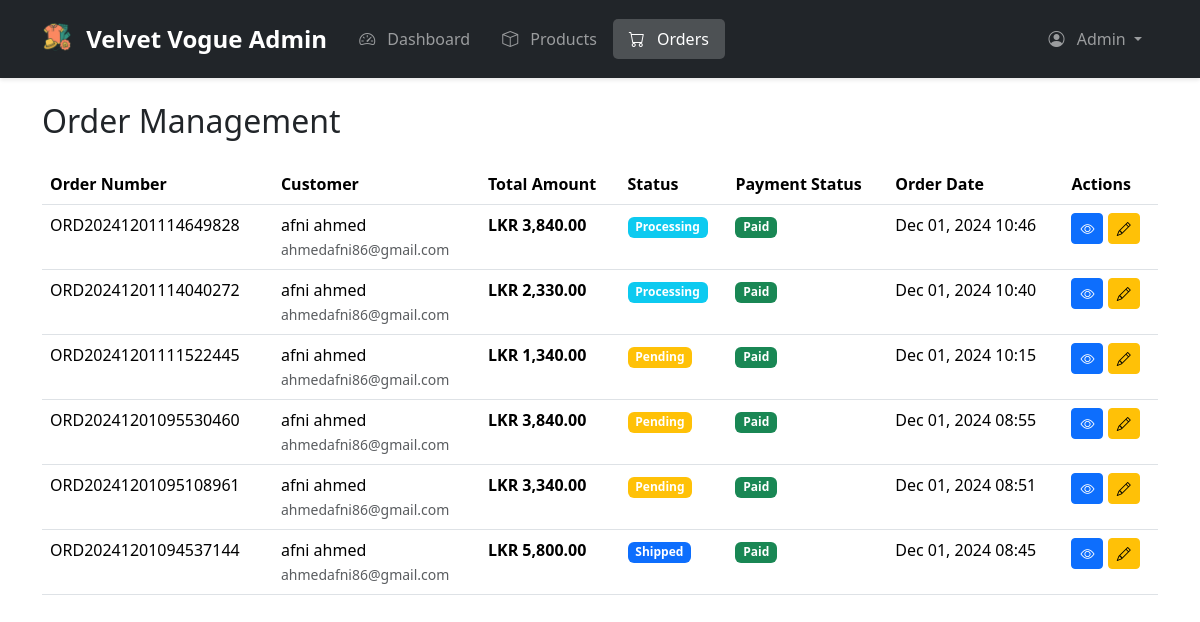
/Admin/orders.php (signed in), run on the app's committed database.
### tables this page shows
CREATE TABLE `orders` (
  `order_id` int(11) NOT NULL,
  `user_id` int(11) NOT NULL,
  `order_number` varchar(50) NOT NULL,
  `total_amount` decimal(10,2) NOT NULL,
  `status` enum('pending','processing','shipped','delivered','cancelled') NOT NULL DEFAULT 'pending',
  `payment_status` enum('pending','paid','failed','refunded') NOT NULL DEFAULT 'pending',
  `payment_method` varchar(50) DEFAULT NULL,
  `shipping_address` text NOT NULL,
  `billing_address` text NOT NULL,
  `shipping_method` varchar(50) NOT NULL,
  `shipping_cost` decimal(10,2) NOT NULL DEFAULT 0.00,
  `tax_amount` decimal(10,2) NOT NULL DEFAULT 0.00,
  `notes` text DEFAULT NULL,
  `created_at` timestamp NOT NULL DEFAULT current_timestamp(),
  `updated_at` timestamp NOT NULL DEFAULT current_timestamp() ON UPDATE current_timestamp()
);

CREATE TABLE `users` (
  `id` int(11) NOT NULL,
  `full_name` varchar(255) NOT NULL,
  `home_address` text NOT NULL,
  `postal_code` varchar(20) NOT NULL,
  `email` varchar(255) NOT NULL,
  `password` varchar(255) NOT NULL,
  `created_at` timestamp NULL DEFAULT current_timestamp()
);

### Admin/orders.php (the view, shortened to what this page needs)
<?php
require_once 'includes/config.php';
$sql = "SELECT o.*, u.email as customer_email, u.full_name as customer_name
        FROM orders o
        LEFT JOIN users u ON o.user_id = u.id
        ORDER BY o.created_at DESC";
$result = $conn->query($sql);
?>
<!DOCTYPE html>
<html lang="en">
<head>
    <link href="https://cdn.jsdelivr.net/npm/bootstrap@5.3.3/dist/css/bootstrap.min.css" rel="stylesheet">
    <link rel="stylesheet" href="https://cdn.jsdelivr.net/npm/bootstrap-icons@1.11.3/font/bootstrap-icons.min.css">
</head>
<body>
    <?php include 'includes/header.php'; ?>
    <div class="container mt-4">
        <h2 class="mb-4">Order Management</h2>
        <div class="table-responsive">
            <table class="table table-hover">
                <thead>
                    <tr>
                        <th>Order Number</th>
                        <th>Customer</th>
                        <th>Total Amount</th>
                        <th>Status</th>
                        <th>Payment Status</th>
                        <th>Order Date</th>
                        <th>Actions</th>
                    </tr>
                </thead>
                <tbody>
                    <?php while($row = $result->fetch_assoc()): ?>
                    <tr>
                        <td><?php echo htmlspecialchars($row['order_number']); ?></td>
                        <td>
                            <?php echo htmlspecialchars($row['customer_name']); ?><br>
                            <small class="text-muted"><?php echo htmlspecialchars($row['customer_email']); ?></small>
                        </td>
                        <td class="order-total">LKR <?php echo number_format($row['total_amount'], 2); ?></td>
                        <td>
                            <span class="badge status-badge bg-<?php
                                echo match($row['status']) {
                                    'pending' => 'warning',
                                    'processing' => 'info',
                                    'shipped' => 'primary',
                                    'delivered' => 'success',
                                    'cancelled' => 'danger',
                                    default => 'secondary'
                                };
                            ?>">
                                <?php echo ucfirst($row['status']); ?>
                            </span>
                        </td>
                        <td>
                            <span class="badge status-badge bg-<?php
                                echo match($row['payment_status']) {
                                    'pending' => 'warning',
                                    'paid' => 'success',
                                    'failed' => 'danger',
                                    'refunded' => 'info',
                                    default => 'secondary'
                                };
                            ?>">
                                <?php echo ucfirst($row['payment_status']); ?>
                            </span>
                        </td>
                        <td><?php echo date('M d, Y H:i', strtotime($row['created_at'])); ?></td>
                        <td>
                            <button class="btn btn-sm btn-primary view-order-btn"
                                    data-id="<?php echo $row['order_id']; ?>"
                                    data-bs-toggle="modal"
                                    data-bs-target="#orderDetailsModal">
                                <i class="bi bi-eye"></i>
                            </button>
                            <button class="btn btn-sm btn-warning update-status-btn"
                                    data-id="<?php echo $row['order_id']; ?>"
                                    data-status="<?php echo $row['status']; ?>"
                                    data-bs-toggle="modal"
                                    data-bs-target="#updateStatusModal">
                                <i class="bi bi-pencil"></i>
                            </button>
                        </td>
                    </tr>
                    <?php endwhile; ?>
                </tbody>
            </table>
        </div>
    </div>
</body>
</html>

### Admin/orders.php (style rules this page uses)
.status-badge { font-size: 0.9em; padding: 0.5em 0.8em; }
.table th { background-color: #f8f9fa; }
.order-total { font-weight: bold; color: #198754; }

### data on the page
orders: order_number "ORD20241201114649828", user.full_name "afni ahmed", user.email "ahmedafni86@gmail.com", total_amount "3,840.00", status "Processing", payment_status "Paid", created_at "Dec 01, 2024 10:46"
orders: order_number "ORD20241201114040272", user.full_name "afni ahmed", user.email "ahmedafni86@gmail.com", total_amount "2,330.00", status "Processing", payment_status "Paid", created_at "Dec 01, 2024 10:40"
orders: order_number "ORD20241201111522445", user.full_name "afni ahmed", user.email "ahmedafni86@gmail.com", total_amount "1,340.00", status "Pending", payment_status "Paid", created_at "Dec 01, 2024 10:15"
orders: order_number "ORD20241201095530460", user.full_name "afni ahmed", user.email "ahmedafni86@gmail.com", total_amount "3,840.00", status "Pending", payment_status "Paid", created_at "Dec 01, 2024 08:55"
orders: order_number "ORD20241201095108961", user.full_name "afni ahmed", user.email "ahmedafni86@gmail.com", total_amount "3,340.00", status "Pending", payment_status "Paid", created_at "Dec 01, 2024 08:51"
orders: order_number "ORD20241201094537144", user.full_name "afni ahmed", user.email "ahmedafni86@gmail.com", total_amount "5,800.00", status "Shipped", payment_status "Paid", created_at "Dec 01, 2024 08:45"

### other printed values
$_SESSION['admin_name'] "Admin"
